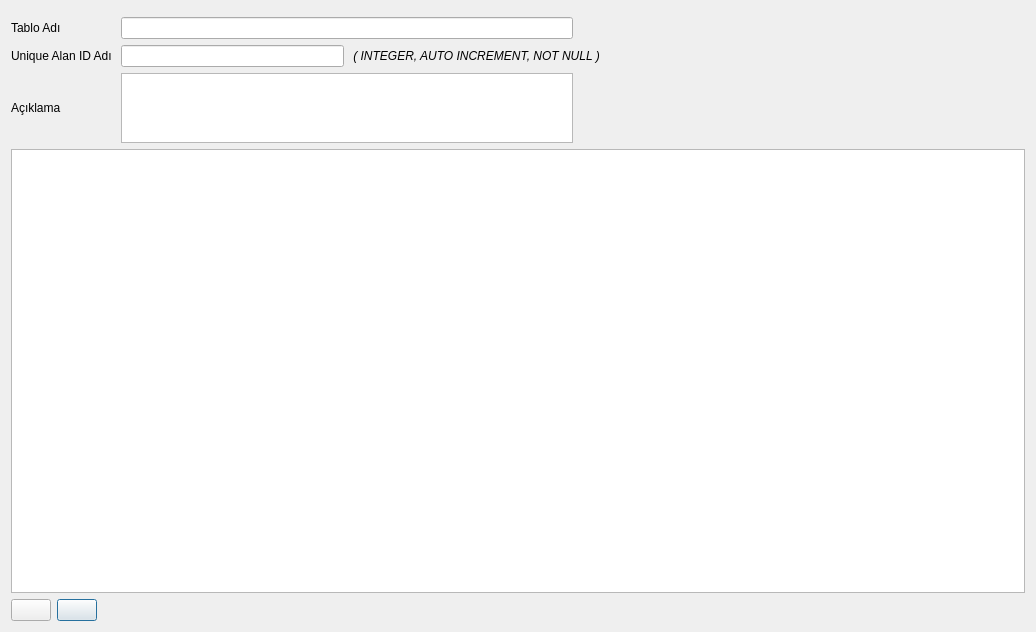
<?xml version="1.0" encoding="UTF-8"?>
<ui version="4.0">
 <class>SQL_TABLOLAR_FISI</class>
 <widget class="QDialog" name="SQL_TABLOLAR_FISI">
  <property name="geometry">
   <rect>
    <x>0</x>
    <y>0</y>
    <width>1036</width>
    <height>632</height>
   </rect>
  </property>
  <property name="sizePolicy">
   <sizepolicy hsizetype="Expanding" vsizetype="Expanding">
    <horstretch>0</horstretch>
    <verstretch>0</verstretch>
   </sizepolicy>
  </property>
  <property name="windowTitle">
   <string>Tablolar</string>
  </property>
  <layout class="QGridLayout" name="gridLayout_2" rowstretch="1,1,50,1" columnstretch="1,1,50">
   <property name="sizeConstraint">
    <enum>QLayout::SetNoConstraint</enum>
   </property>
   <item row="0" column="0" colspan="3">
    <widget class="QWidget" name="navigation_button_widget" native="true">
     <property name="sizePolicy">
      <sizepolicy hsizetype="Expanding" vsizetype="Fixed">
       <horstretch>0</horstretch>
       <verstretch>0</verstretch>
      </sizepolicy>
     </property>
    </widget>
   </item>
   <item row="1" column="0" colspan="3">
    <layout class="QGridLayout" name="gridLayout" columnstretch="1,30,30,60">
     <item row="0" column="0">
      <widget class="QLabel" name="label_tablo_adi">
       <property name="sizePolicy">
        <sizepolicy hsizetype="Expanding" vsizetype="Fixed">
         <horstretch>0</horstretch>
         <verstretch>0</verstretch>
        </sizepolicy>
       </property>
       <property name="text">
        <string>Tablo Adı </string>
       </property>
      </widget>
     </item>
     <item row="0" column="1" colspan="2">
      <widget class="QLineEdit" name="lineEdit_tablo_adi">
       <property name="sizePolicy">
        <sizepolicy hsizetype="Expanding" vsizetype="Fixed">
         <horstretch>0</horstretch>
         <verstretch>0</verstretch>
        </sizepolicy>
       </property>
      </widget>
     </item>
     <item row="1" column="0">
      <widget class="QLabel" name="label_unique_table_column">
       <property name="sizePolicy">
        <sizepolicy hsizetype="Expanding" vsizetype="Fixed">
         <horstretch>0</horstretch>
         <verstretch>0</verstretch>
        </sizepolicy>
       </property>
       <property name="text">
        <string>Unique Alan ID Adı </string>
       </property>
      </widget>
     </item>
     <item row="1" column="1">
      <widget class="QLineEdit" name="lineEdit_alan_adi">
       <property name="sizePolicy">
        <sizepolicy hsizetype="Expanding" vsizetype="Fixed">
         <horstretch>0</horstretch>
         <verstretch>0</verstretch>
        </sizepolicy>
       </property>
      </widget>
     </item>
     <item row="1" column="2" colspan="2">
      <widget class="QLabel" name="label">
       <property name="sizePolicy">
        <sizepolicy hsizetype="Expanding" vsizetype="Fixed">
         <horstretch>0</horstretch>
         <verstretch>0</verstretch>
        </sizepolicy>
       </property>
       <property name="font">
        <font>
         <italic>true</italic>
        </font>
       </property>
       <property name="text">
        <string> ( INTEGER, AUTO INCREMENT, NOT NULL )</string>
       </property>
      </widget>
     </item>
     <item row="2" column="0">
      <widget class="QLabel" name="label_aciklama">
       <property name="sizePolicy">
        <sizepolicy hsizetype="Expanding" vsizetype="Fixed">
         <horstretch>0</horstretch>
         <verstretch>0</verstretch>
        </sizepolicy>
       </property>
       <property name="text">
        <string>Açıklama </string>
       </property>
      </widget>
     </item>
     <item row="2" column="3">
      <spacer name="horizontalSpacer">
       <property name="orientation">
        <enum>Qt::Horizontal</enum>
       </property>
       <property name="sizeHint" stdset="0">
        <size>
         <width>40</width>
         <height>20</height>
        </size>
       </property>
      </spacer>
     </item>
     <item row="2" column="1" colspan="2">
      <widget class="QLimitedTextEdit" name="limitedTextEdit_aciklama"/>
     </item>
    </layout>
   </item>
   <item row="2" column="0" colspan="3">
    <widget class="QTableWidget" name="tablewidget_tablo_satirlari"/>
   </item>
   <item row="3" column="0">
    <widget class="QPushButton" name="button_indexler">
     <property name="sizePolicy">
      <sizepolicy hsizetype="Expanding" vsizetype="Fixed">
       <horstretch>0</horstretch>
       <verstretch>0</verstretch>
      </sizepolicy>
     </property>
     <property name="text">
      <string/>
     </property>
     <property name="icon">
      <iconset>
       <normaloff>:/designer_icons/designer_index_button.png</normaloff>:/designer_icons/designer_index_button.png</iconset>
     </property>
     <property name="iconSize">
      <size>
       <width>128</width>
       <height>64</height>
      </size>
     </property>
     <property name="autoDefault">
      <bool>false</bool>
     </property>
    </widget>
   </item>
   <item row="3" column="2">
    <spacer name="horizontalSpacer_2">
     <property name="orientation">
      <enum>Qt::Horizontal</enum>
     </property>
     <property name="sizeHint" stdset="0">
      <size>
       <width>857</width>
       <height>20</height>
      </size>
     </property>
    </spacer>
   </item>
   <item row="3" column="1">
    <widget class="QPushButton" name="button_header_olustur">
     <property name="sizePolicy">
      <sizepolicy hsizetype="Expanding" vsizetype="Expanding">
       <horstretch>0</horstretch>
       <verstretch>0</verstretch>
      </sizepolicy>
     </property>
     <property name="toolTip">
      <string>Header Dosyası Oluştur</string>
     </property>
     <property name="text">
      <string/>
     </property>
     <property name="icon">
      <iconset>
       <normaloff>:/designer_icons/designer_header_olustur_icon.png</normaloff>:/designer_icons/designer_header_olustur_icon.png</iconset>
     </property>
     <property name="iconSize">
      <size>
       <width>64</width>
       <height>64</height>
      </size>
     </property>
    </widget>
   </item>
  </layout>
 </widget>
 <customwidgets>
  <customwidget>
   <class>QLimitedTextEdit</class>
   <extends>QTextEdit</extends>
   <header>QLimitedTextEdit.h</header>
  </customwidget>
 </customwidgets>
 <tabstops>
  <tabstop>lineEdit_tablo_adi</tabstop>
  <tabstop>lineEdit_alan_adi</tabstop>
  <tabstop>limitedTextEdit_aciklama</tabstop>
  <tabstop>tablewidget_tablo_satirlari</tabstop>
  <tabstop>button_indexler</tabstop>
  <tabstop>button_header_olustur</tabstop>
 </tabstops>
 <resources>
  <include location="designer_icons.qrc"/>
 </resources>
 <connections/>
</ui>
